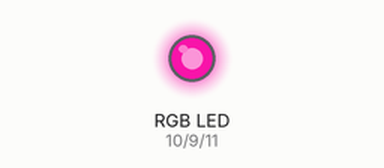
Bench run of a sketch on a simulated Arduino Uno, built with avr-gcc and run on an emulated ATmega328P. Shown: an RGB LED mixed from three pins (HIGH = lit). Dim RGB values are drawn brighter than linear; random numbers use the default seed unless the sketch sets one.

Above: at 0.1 s.
At 5.1 s:
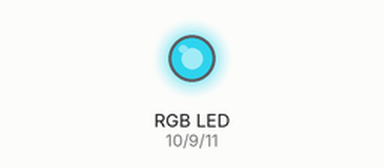
At 10.1 s:
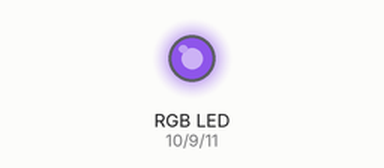
At 15.1 s:
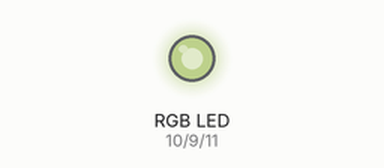
At 20.1 s:
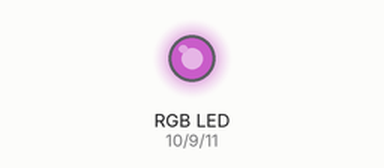
At 35.1 s:
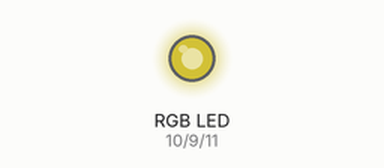
Timing chart, 0 to 36.6 s (numbered marks = the images above):
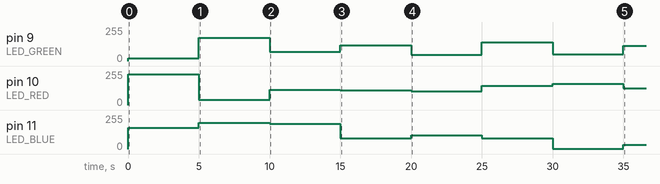

Measured:
- by itself, pin 9 (LED_GREEN): 0/255 → 19/255 at 0.00 s, → 175/255 5.0 s later, → 68/255 5.0 s later, → 120/255 5.0 s later, … (8 changes in this stretch)
- by itself, pin 10 (LED_RED): 0/255 → 232/255 at 0.00 s, → 38/255 5.0 s later, → 114/255 5.0 s later, → 109/255 5.0 s later, … (8 changes in this stretch)

The sketch:

Ex4_RGB_LED.ino
```cpp
/*
 * Program randomly changes the color of a RGB LED.
*/

// Ports for the red, green, and blue pins of the RGB LED
const int LED_BLUE = 11;
const int LED_GREEN = 9;
const int LED_RED = 10;

// Delay of the random color switch, in milliseconds
const int DELAY = 5000;

void setup() {
  // Setup all LED pins as output
  pinMode(LED_RED, OUTPUT);
  pinMode(LED_GREEN, OUTPUT);
  pinMode(LED_BLUE, OUTPUT);
}

void loop() {
  // Assign the RGB LED a random red value between 0 and 255.
  analogWrite(LED_RED, random(0, 255));
  // Assign the RGB LED a random green value between 0 and 255.
  analogWrite(LED_GREEN, random(0, 255));
  // Assign the RGB LED a random blue value between 0 and 255.
  analogWrite(LED_BLUE, random(0, 255));

  // Wait 5 seconds...
  delay(DELAY);
}
```
